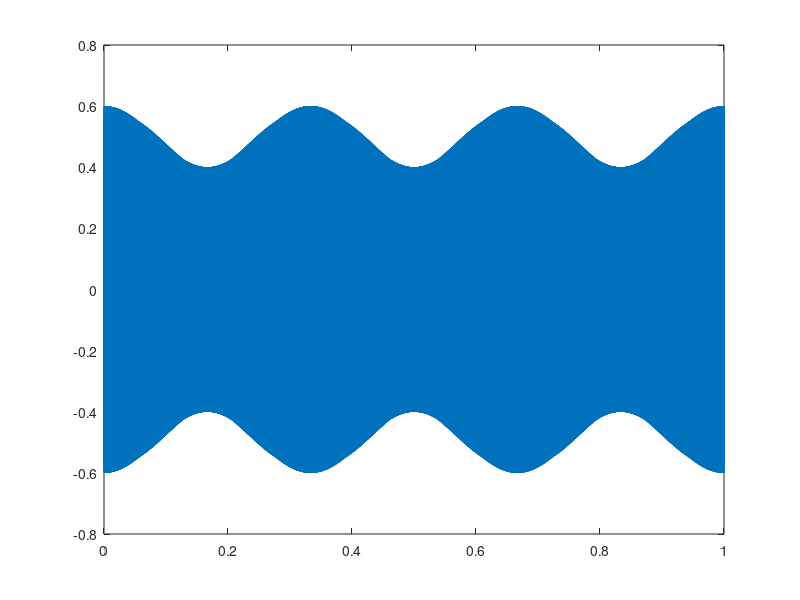

This chart was generated by the following MATLAB code:
% Simulate Doppler spectrum

fc = 15e3; %[Hz]
fb = fc + 3; %[Hz]

fs = 100e3; %[Hz]
t = 0:1/fs:1-1/fs;

xc = 0.5*sin(2*pi*fc*t);
yc = 0.1*sin(2*pi*fb*t);

plot(t,xc+yc)